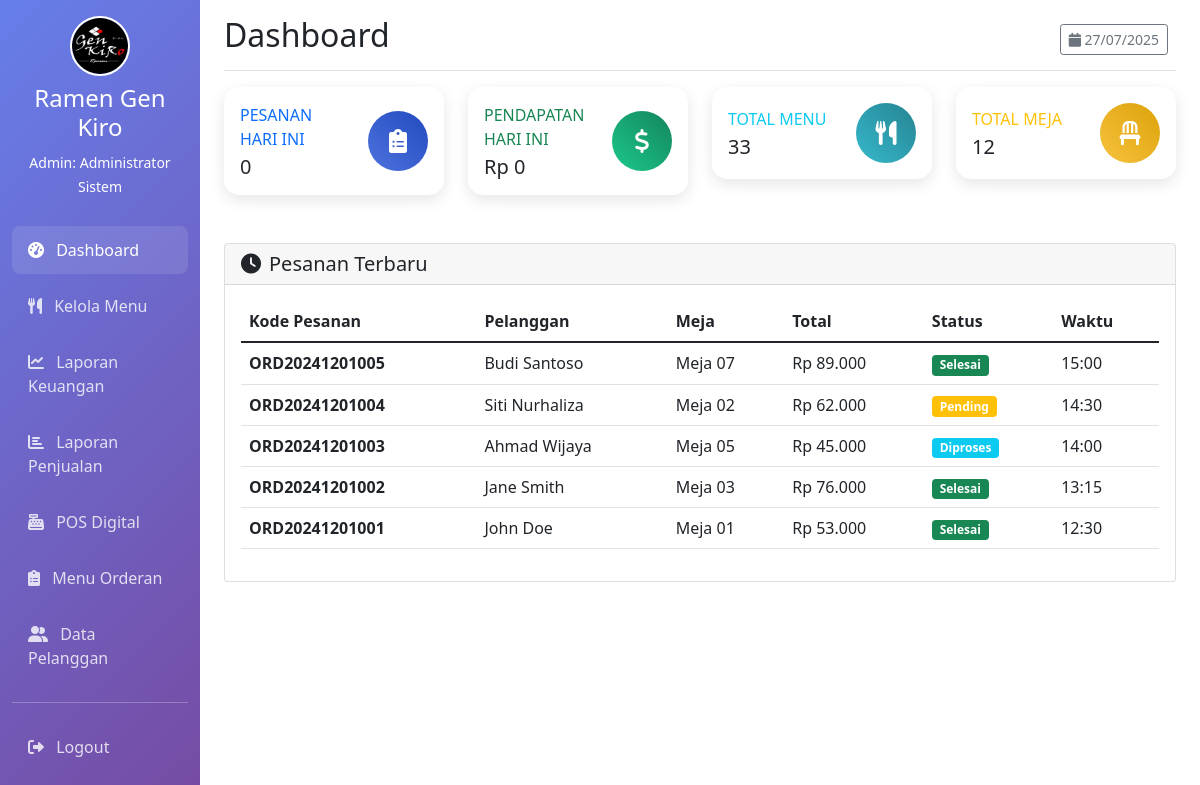
The app's page /dashboard.php (signed in) with its own data.
### tables this page shows
CREATE TABLE pesanan (
    id INT PRIMARY KEY AUTO_INCREMENT,
    kode_pesanan VARCHAR(20) UNIQUE NOT NULL,
    pelanggan_id INT,
    meja_id INT,
    kasir_id INT,
    total_harga DECIMAL(10,2) NOT NULL,
    status ENUM('pending', 'diproses', 'selesai', 'dibatalkan') DEFAULT 'pending',
    metode_pembayaran ENUM('tunai', 'kartu', 'digital') DEFAULT 'tunai',
    tanggal_pesanan TIMESTAMP DEFAULT CURRENT_TIMESTAMP,
    catatan TEXT,
    FOREIGN KEY (pelanggan_id) REFERENCES pelanggan(id),
    FOREIGN KEY (meja_id) REFERENCES meja(id),
    FOREIGN KEY (kasir_id) REFERENCES users(id)
);

CREATE TABLE pelanggan (
    id INT PRIMARY KEY AUTO_INCREMENT,
    nama VARCHAR(100) NOT NULL,
    email VARCHAR(100),
    no_handphone VARCHAR(20),
    alamat TEXT,
    created_at TIMESTAMP DEFAULT CURRENT_TIMESTAMP
);

CREATE TABLE meja (
    id INT PRIMARY KEY AUTO_INCREMENT,
    nomor_meja VARCHAR(10) UNIQUE NOT NULL,
    kapasitas INT NOT NULL,
    status ENUM('kosong', 'terisi', 'reserved') DEFAULT 'kosong',
    created_at TIMESTAMP DEFAULT CURRENT_TIMESTAMP
);

### config/session.php (called while the page is built, shortened)
<?php
function hasRole($role) {
    return isset($_SESSION['role']) && $_SESSION['role'] === $role;
}
function getUserInfo() {
    return [
        'id' => $_SESSION['user_id'] ?? null,
        'username' => $_SESSION['username'] ?? null,
        'nama' => $_SESSION['nama_lengkap'] ?? null,
        'role' => $_SESSION['role'] ?? null
    ];
}
?>

### dashboard.php (the view, shortened to what this page needs)
<?php
require_once 'config/session.php';
$database = new Database();
$db = $database->getConnection();
$user = getUserInfo();
$stats = [];
$query = "SELECT COUNT(*) as total FROM pesanan WHERE DATE(tanggal_pesanan) = CURDATE()";
$stmt = $db->prepare($query);
$stmt->execute();
$stats['pesanan_hari_ini'] = $stmt->fetch(PDO::FETCH_ASSOC)['total'];
$query = "SELECT COALESCE(SUM(total_harga), 0) as total FROM pesanan WHERE DATE(tanggal_pesanan) = CURDATE() AND status = 'selesai'";
$stmt = $db->prepare($query);
$stmt->execute();
$stats['pendapatan_hari_ini'] = $stmt->fetch(PDO::FETCH_ASSOC)['total'];
$query = "SELECT COUNT(*) as total FROM menu WHERE status != 'nonaktif'";
$stmt = $db->prepare($query);
$stmt->execute();
$stats['total_menu'] = $stmt->fetch(PDO::FETCH_ASSOC)['total'];
$query = "SELECT COUNT(*) as total FROM meja";
$stmt = $db->prepare($query);
$stmt->execute();
$stats['total_meja'] = $stmt->fetch(PDO::FETCH_ASSOC)['total'];
$query = "SELECT p.*, pl.nama as nama_pelanggan, m.nomor_meja
          FROM pesanan p
          LEFT JOIN pelanggan pl ON p.pelanggan_id = pl.id
          LEFT JOIN meja m ON p.meja_id = m.id
          ORDER BY p.tanggal_pesanan DESC LIMIT 5";
$stmt = $db->prepare($query);
$stmt->execute();
$pesanan_terbaru = $stmt->fetchAll(PDO::FETCH_ASSOC);
?>
<!DOCTYPE html>
<html lang="id">
<head>
    <link href="https://cdn.jsdelivr.net/npm/bootstrap@5.1.3/dist/css/bootstrap.min.css" rel="stylesheet">
    <link href="https://cdnjs.cloudflare.com/ajax/libs/font-awesome/6.0.0/css/all.min.css" rel="stylesheet">
</head>
<body>
    <div class="container-fluid">
        <div class="row">
            <nav class="col-md-3 col-lg-2 d-md-block sidebar collapse">
                <div class="position-sticky pt-3">
                    <div class="text-center text-white mb-4">
                    <div class="mb-2">
                            <img src="assets/logo.jpg" alt="Ramen Gen Kiro" style="width: 60px; height: 60px; border-radius: 50%; object-fit: cover; border: 2px solid white;">
                        </div>
                    <h4>Ramen Gen Kiro</h4>
                        <small><?php echo ucfirst($user['role']); ?>: <?php echo $user['nama']; ?></small>
                    </div>
                    <ul class="nav flex-column">
                        <li class="nav-item">
                            <a class="nav-link active" href="dashboard.php">
                                <i class="fas fa-tachometer-alt me-2"></i> Dashboard
                            </a>
                        </li>
                        <?php if (hasRole('kasir') || hasRole('admin')): ?>
                        <li class="nav-item">
                            <a class="nav-link" href="menu/index.php">
                                <i class="fas fa-utensils me-2"></i> Kelola Menu
                            </a>
                        </li>
                        <?php endif; ?>
                        <?php if (hasRole('owner') || hasRole('admin')): ?>
                        <li class="nav-item">
                            <a class="nav-link" href="reports/financial.php">
                                <i class="fas fa-chart-line me-2"></i> Laporan Keuangan
                            </a>
                        </li>
                        <li class="nav-item">
                            <a class="nav-link" href="reports/sales.php">
                                <i class="fas fa-chart-bar me-2"></i> Laporan Penjualan
                            </a>
                        </li>
                        <?php endif; ?>
                        <?php if (hasRole('kasir') || hasRole('admin')): ?>
                        <li class="nav-item">
                            <a class="nav-link" href="pos/index.php">
                                <i class="fas fa-cash-register me-2"></i> POS Digital
                            </a>
                        </li>
                        <li class="nav-item">
                            <a class="nav-link" href="orders/index.php">
                                <i class="fas fa-clipboard-list me-2"></i> Menu Orderan
                            </a>
                        </li>
                        <?php endif; ?>
                        <li class="nav-item">
                            <a class="nav-link" href="customers/index.php">
                                <i class="fas fa-user-friends me-2"></i> Data Pelanggan
                            </a>
                        </li>
                        <hr class="text-white">
                        <li class="nav-item">
                            <a class="nav-link" href="logout.php">
                                <i class="fas fa-sign-out-alt me-2"></i> Logout
                            </a>
                        </li>
                    </ul>
                </div>
            </nav>
            <main class="col-md-9 ms-sm-auto col-lg-10 px-md-4">
                <div class="d-flex justify-content-between flex-wrap flex-md-nowrap align-items-center pt-3 pb-2 mb-3 border-bottom">
                    <h1 class="h2">Dashboard</h1>
                    <div class="btn-toolbar mb-2 mb-md-0">
                        <div class="btn-group me-2">
                            <button type="button" class="btn btn-sm btn-outline-secondary">
                                <i class="fas fa-calendar"></i> <?php echo date('d/m/Y'); ?>
                            </button>
                        </div>
                    </div>
                </div>
                <div class="row mb-4">
                    <div class="col-xl-3 col-md-6 mb-4">
                        <div class="card stat-card">
                            <div class="card-body">
                                <div class="row no-gutters align-items-center">
                                    <div class="col mr-2">
                                        <div class="text-xs font-weight-bold text-primary text-uppercase mb-1">
                                            Pesanan Hari Ini
                                        </div>
                                        <div class="h5 mb-0 font-weight-bold text-gray-800">
                                            <?php echo $stats['pesanan_hari_ini']; ?>
                                        </div>
                                    </div>
                                    <div class="col-auto">
                                        <div class="stat-icon" style="background: linear-gradient(45deg, #4e73df, #224abe);">
                                            <i class="fas fa-clipboard-list"></i>
                                        </div>
                                    </div>
                                </div>
                            </div>
                        </div>
                    </div>
                    <div class="col-xl-3 col-md-6 mb-4">
                        <div class="card stat-card">
                            <div class="card-body">
                                <div class="row no-gutters align-items-center">
                                    <div class="col mr-2">
                                        <div class="text-xs font-weight-bold text-success text-uppercase mb-1">
                                            Pendapatan Hari Ini
                                        </div>
                                        <div class="h5 mb-0 font-weight-bold text-gray-800">
                                            Rp <?php echo number_format($stats['pendapatan_hari_ini'], 0, ',', '.'); ?>
                                        </div>
                                    </div>
                                    <div class="col-auto">
                                        <div class="stat-icon" style="background: linear-gradient(45deg, #1cc88a, #13855c);">
                                            <i class="fas fa-dollar-sign"></i>
                                        </div>
                                    </div>
                                </div>
                            </div>
                        </div>
                    </div>
                    <div class="col-xl-3 col-md-6 mb-4">
                        <div class="card stat-card">
                            <div class="card-body">
                                <div class="row no-gutters align-items-center">
                                    <div class="col mr-2">
                                        <div class="text-xs font-weight-bold text-info text-uppercase mb-1">
                                            Total Menu
                                        </div>
                                        <div class="h5 mb-0 font-weight-bold text-gray-800">
                                            <?php echo $stats['total_menu']; ?>
                                        </div>
                                    </div>
                                    <div class="col-auto">
                                        <div class="stat-icon" style="background: linear-gradient(45deg, #36b9cc, #258391);">
                                            <i class="fas fa-utensils"></i>
                                        </div>
                                    </div>
                                </div>
                            </div>
                        </div>
                    </div>
                    <div class="col-xl-3 col-md-6 mb-4">
                        <div class="card stat-card">
                            <div class="card-body">
                                <div class="row no-gutters align-items-center">
                                    <div class="col mr-2">
                                        <div class="text-xs font-weight-bold text-warning text-uppercase mb-1">
                                            Total Meja
                                        </div>
                                        <div class="h5 mb-0 font-weight-bold text-gray-800">
                                            <?php echo $stats['total_meja']; ?>
                                        </div>
                                    </div>
                                    <div class="col-auto">
                                        <div class="stat-icon" style="background: linear-gradient(45deg, #f6c23e, #dda20a);">
                                            <i class="fas fa-chair"></i>
                                        </div>
                                    </div>
                                </div>
                            </div>
                        </div>
                    </div>
                </div>
                <div class="card">
                    <div class="card-header">
                        <h5 class="mb-0">
                            <i class="fas fa-clock me-2"></i>Pesanan Terbaru
                        </h5>
                    </div>
                    <div class="card-body">
                        <?php if (empty($pesanan_terbaru)): ?>
                            <p class="text-muted text-center">Belum ada pesanan hari ini</p>
                        <?php else: ?>
                            <div class="table-responsive">
                                <table class="table table-hover">
                                    <thead>
                                        <tr>
                                            <th>Kode Pesanan</th>
                                            <th>Pelanggan</th>
                                            <th>Meja</th>
                                            <th>Total</th>
                                            <th>Status</th>
                                            <th>Waktu</th>
                                        </tr>
                                    </thead>
                                    <tbody>
                                        <?php foreach ($pesanan_terbaru as $pesanan): ?>
                                        <tr>
                                            <td><strong><?php echo $pesanan['kode_pesanan']; ?></strong></td>
                                            <td><?php echo $pesanan['nama_pelanggan'] ?: 'Guest'; ?></td>
                                            <td>Meja <?php echo $pesanan['nomor_meja']; ?></td>
                                            <td>Rp <?php echo number_format($pesanan['total_harga'], 0, ',', '.'); ?></td>
                                            <td>
                                                <?php
                                                $status_class = [
                                                    'pending' => 'warning',
                                                    'diproses' => 'info',
                                                    'selesai' => 'success',
                                                    'dibatalkan' => 'danger'
                                                ];
                                                ?>
                                                <span class="badge bg-<?php echo $status_class[$pesanan['status']]; ?>">
                                                    <?php echo ucfirst($pesanan['status']); ?>
                                                </span>
                                            </td>
                                            <td><?php echo date('H:i', strtotime($pesanan['tanggal_pesanan'])); ?></td>
                                        </tr>
                                        <?php endforeach; ?>
                                    </tbody>
                                </table>
                            </div>
                        <?php endif; ?>
                    </div>
                </div>
            </main>
        </div>
    </div>
</body>
</html>

### dashboard.php (style rules this page uses)
.sidebar { min-height: 100vh; background: linear-gradient(135deg, #667eea 0%, #764ba2 100%); }
.sidebar .nav-link { color: rgba(255,255,255,0.8); padding: 0.75rem 1rem; margin: 0.25rem 0; border-radius: 0.5rem; }
.sidebar .nav-link:hover, .sidebar .nav-link.active { background: rgba(255,255,255,0.1); color: white; }
.stat-card { border-radius: 15px; border: none; box-shadow: 0 5px 15px rgba(0,0,0,0.1); }
.stat-icon { width: 60px; height: 60px; border-radius: 50%; display: flex; align-items: center; justify-content: center; font-size: 1.5rem; color: white; }

### records on screen
pesanan: kode_pesanan "ORD20241201005", pelanggan.nama "Budi Santoso", meja.nomor_meja "07", total_harga "89.000", status "Selesai", tanggal_pesanan "15:00"
pesanan: kode_pesanan "ORD20241201004", pelanggan.nama "Siti Nurhaliza", meja.nomor_meja "02", total_harga "62.000", status "Pending", tanggal_pesanan "14:30"
pesanan: kode_pesanan "ORD20241201003", pelanggan.nama "Ahmad Wijaya", meja.nomor_meja "05", total_harga "45.000", status "Diproses", tanggal_pesanan "14:00"
pesanan: kode_pesanan "ORD20241201002", pelanggan.nama "Jane Smith", meja.nomor_meja "03", total_harga "76.000", status "Selesai", tanggal_pesanan "13:15"
pesanan: kode_pesanan "ORD20241201001", pelanggan.nama "John Doe", meja.nomor_meja "01", total_harga "53.000", status "Selesai", tanggal_pesanan "12:30"

### other values on screen
$user['role'] "Admin"
$user['nama'] "Administrator Sistem"
$stats['pesanan_hari_ini'] "0"
$stats['pendapatan_hari_ini'] "0"
$stats['total_menu'] "33"
$stats['total_meja'] "12"
